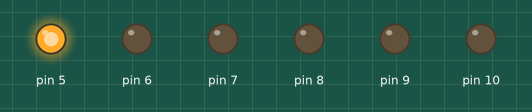
Simulated run of this sketch. Board: Arduino Uno, built with avr-gcc and run on an emulated ATmega328P. Parts: output pins drawn as LEDs (lit = HIGH).

Above: at 0.5 s.
At 1.5 s:
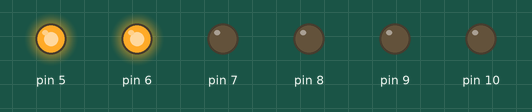
At 3.5 s:
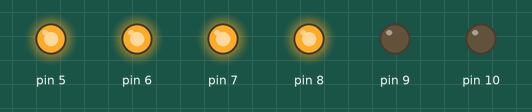
At 6.5 s:
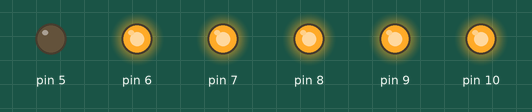
At 9.5 s:
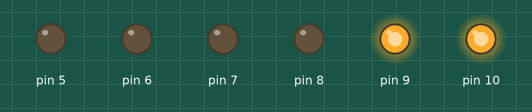
At 12.5 s:
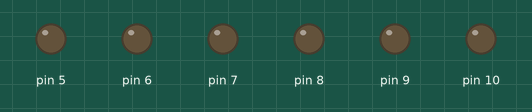
Timing chart, 0 to 18.2 s (numbered marks = the images above):
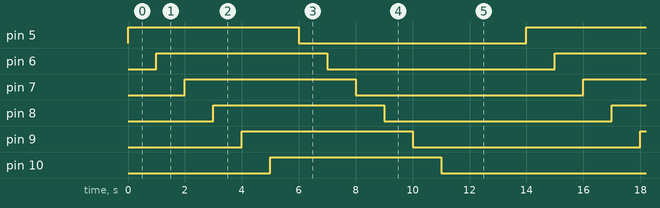

Measured:
- by itself, pin 5–10: alternates HIGH for 6.0 s and LOW for 8.0 s
- by itself, everything shown: repeats every 14.0 s, in 12 steps

The sketch:

6.2_Diwali_light_-_I.ino
```cpp
void setup()
{
  // Set pins 5 to 10 as output pins to control LEDs
  pinMode(5, OUTPUT);
  pinMode(6, OUTPUT);
  pinMode(7, OUTPUT);
  pinMode(8, OUTPUT);
  pinMode(9, OUTPUT);
  pinMode(10, OUTPUT);
}

void loop()
{
  // Turn on each LED one by one with a 1-second delay between each
  digitalWrite(5, HIGH);  // Turn on LED connected to pin 5
  delay(1000);            // Wait for 1 second
  digitalWrite(6, HIGH);  // Turn on LED connected to pin 6
  delay(1000);            // Wait for 1 second
  digitalWrite(7, HIGH);  // Turn on LED connected to pin 7
  delay(1000);            // Wait for 1 second
  digitalWrite(8, HIGH);  // Turn on LED connected to pin 8
  delay(1000);            // Wait for 1 second
  digitalWrite(9, HIGH);  // Turn on LED connected to pin 9
  delay(1000);            // Wait for 1 second
  digitalWrite(10, HIGH); // Turn on LED connected to pin 10
  delay(1000);            // Wait for 1 second

  // Turn off each LED one by one with a 1-second delay between each
  digitalWrite(5, LOW);   // Turn off LED connected to pin 5
  delay(1000);            // Wait for 1 second
  digitalWrite(6, LOW);   // Turn off LED connected to pin 6
  delay(1000);            // Wait for 1 second
  digitalWrite(7, LOW);   // Turn off LED connected to pin 7
  delay(1000);            // Wait for 1 second
  digitalWrite(8, LOW);   // Turn off LED connected to pin 8
  delay(1000);            // Wait for 1 second
  digitalWrite(9, LOW);   // Turn off LED connected to pin 9
  delay(1000);            // Wait for 1 second
  digitalWrite(10, LOW);  // Turn off LED connected to pin 10
  delay(3000);            // Wait for 3 seconds before restarting the loop
}
```
